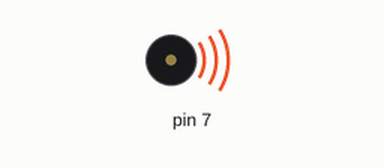
This sketch was run on a simulated Arduino Uno, built with avr-gcc and run on an emulated ATmega328P. Shown: buzzer (waves = sounding).

Above: at 0.05 s.
At 2.75 s:
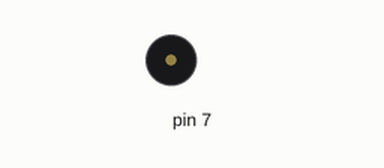
Timing chart, 0 to 3.0 s (numbered marks = the images above):
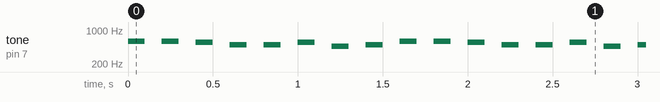

The sketch:

venmathi-venmthifullsong.ino
```cpp
// Define the note frequencies
int D5 = 587;
int Csharp5 = 554;
int B4 = 494;
int Asharp4 = 466;
int E5 = 659;
int Dsharp5 = 622;
int G5 = 784;
int Fsharp5 = 740;
int F4 = 349;
int MyA4 = 440; // Custom variable with prefix to avoid conflicts
int MyD4 = 293; // Custom variable with prefix to avoid conflicts
int MyE4 = 330; // Custom variable with prefix to avoid conflicts
int MyGsharp5 = 415; // Custom variable with prefix to avoid conflicts
int MyGsharp6 = 830; // Custom variable with prefix to avoid conflicts
int MyA5 = 880; // Custom variable with prefix to avoid conflicts
int MyAsharp5 = 466; // Custom variable with prefix to avoid conflicts
int MyB5 = 988; // Custom variable with prefix to avoid conflicts

// Define state variables
int melodyState = 0;
int noteDuration = 100;
int pauseDuration = 100;

void setup() {
  pinMode(7, OUTPUT);
}

void playNote(int note, int duration) {
  tone(7, note, duration);
  delay(duration + pauseDuration);
}

void loop() {
  switch (melodyState) {
    case 0:
      // First segment of the melody
      playNote(D5, noteDuration);
      playNote(D5, noteDuration);
      playNote(Csharp5, noteDuration);
      playNote(B4, noteDuration);
      playNote(B4, noteDuration);
      playNote(Csharp5, noteDuration);
      playNote(Asharp4, noteDuration);
      playNote(B4, noteDuration);
      melodyState = 1;
      break;

    case 1:
      // Second segment of the melody
      playNote(D5, noteDuration);
      playNote(D5, noteDuration);
      playNote(Csharp5, noteDuration);
      playNote(B4, noteDuration);
      playNote(B4, noteDuration);
      playNote(Csharp5, noteDuration);
      playNote(Asharp4, noteDuration);
      playNote(B4, noteDuration);
      melodyState = 2;
      break;

    case 2:
      // Third segment of the melody
      playNote(E5, noteDuration);
      playNote(E5, noteDuration);
      playNote(Dsharp5, noteDuration);
      playNote(Dsharp5, noteDuration);
      playNote(E5, noteDuration);
      playNote(Dsharp5, noteDuration);
      playNote(E5, noteDuration);
      melodyState = 3;
      break;

    case 3:
      // Fourth segment of the melody
      playNote(Dsharp5, noteDuration);
      playNote(E5, noteDuration);
      playNote(G5, noteDuration);
      playNote(Fsharp5, noteDuration);
      playNote(Fsharp5, noteDuration);
      playNote(E5, noteDuration);
      playNote(D5, noteDuration);
      playNote(Csharp5, noteDuration);
      melodyState = 4;
      break;

    case 4:
      // Fifth segment of the melody
      playNote(Dsharp5, noteDuration);
      playNote(E5, noteDuration);
      playNote(G5, noteDuration);
      playNote(Fsharp5, noteDuration);
      playNote(Fsharp5, noteDuration);
      playNote(E5, noteDuration);
      playNote(D5, noteDuration);
      playNote(Csharp5, noteDuration);
      melodyState = 5;
      break;

    case 5:
      // Sixth segment of the melody
      playNote(Csharp5, noteDuration);
      playNote(E5, noteDuration);
      playNote(Fsharp5, noteDuration);
      playNote(G5, noteDuration);
      playNote(Fsharp5, noteDuration);
      playNote(E5, noteDuration);
      playNote(D5, noteDuration);
      playNote(Csharp5, noteDuration);
      playNote(B4, noteDuration);
      playNote(Asharp4, noteDuration);
      playNote(B4, noteDuration);
      melodyState = 6;
      break;

    case 6:
      // Seventh segment of the melody
      playNote(D5, noteDuration);
      playNote(D5, noteDuration);
      playNote(Csharp5, noteDuration);
      playNote(Csharp5, noteDuration);
      playNote(B4, noteDuration);
      playNote(B4, noteDuration);
      playNote(Asharp4, noteDuration);
      playNote(Asharp4, noteDuration);
      playNote(B4, noteDuration);
      playNote(Csharp5, noteDuration);
      melodyState = 7;
      break;

    case 7:
      // Eighth segment of the melody
      playNote(D5, noteDuration);
      playNote(D5, noteDuration);
      playNote(Csharp5, noteDuration);
      playNote(Csharp5, noteDuration);
      playNote(B4, noteDuration);
      playNote(Csharp5, noteDuration);
      playNote(B4, noteDuration);
      playNote(Asharp4, noteDuration);
      playNote(B4, noteDuration);
      playNote(F4, noteDuration);
      playNote(MyA4, noteDuration);
      playNote(F4, noteDuration);
      melodyState = 8;
      break;

    case 8:
      // Ninth segment of the melody
      playNote(D5, noteDuration);
      playNote(D5, noteDuration);
      playNote(Csharp5, noteDuration);
      playNote(Csharp5, noteDuration);
      playNote(B4, noteDuration);
      playNote(Csharp5, noteDuration);
      playNote(B4, noteDuration);
      playNote(Asharp4, noteDuration);
      playNote(B4, noteDuration);
      playNote(B4, noteDuration);
      playNote(Csharp5, noteDuration);
      melodyState = 9;
      break;

    case 9:
      // Tenth segment of the melody
      playNote(D5, noteDuration);
      playNote(D5, noteDuration);
      playNote(Csharp5, noteDuration);
      playNote(Csharp5, noteDuration);
      playNote(B4, noteDuration);
      playNote(Csharp5, noteDuration);
      playNote(B4, noteDuration);
      playNote(Asharp4, noteDuration);
      playNote(B4, noteDuration);
      playNote(MyD4, noteDuration);
      playNote(MyE4, noteDuration);
      playNote(MyD4, noteDuration);
      melodyState = 10;
      break;

    case 10:
      // Eleventh segment of the melody
      playNote(D5, noteDuration);
      playNote(D5, noteDuration);
      playNote(Csharp5, noteDuration);
      playNote(Csharp5, noteDuration);
      playNote(B4, noteDuration);
      playNote(Csharp5, noteDuration);
      playNote(B4, noteDuration);
      playNote(Asharp4, noteDuration);
      playNote(B4, noteDuration);
      playNote(Csharp5, noteDuration);
      melodyState = 11;
      break;

    case 11:
      // Twelfth segment of the melody
      playNote(D5, noteDuration);
      playNote(D5, noteDuration);
      playNote(Csharp5, noteDuration);
      playNote(Csharp5, noteDuration);
      playNote(B4, noteDuration);
      playNote(Csharp5, noteDuration);
      playNote(B4, noteDuration);
      playNote(Asharp4, noteDuration);
      playNote(B4, noteDuration);
      playNote(MyD4, noteDuration);
      playNote(MyE4, noteDuration);
      playNote(MyD4, noteDuration);
      melodyState = 0;
      break;

    // You can continue adding more segments as needed
  }
}
```

Measured:
- by itself, tone on pin 7: plays 587 Hz for 0.10 s, 587 Hz for 0.10 s, 554 Hz for 0.10 s, 494 Hz for 0.10 s, 494 Hz for 0.10 s, 554 Hz for 0.10 s … (650 notes in this stretch)
